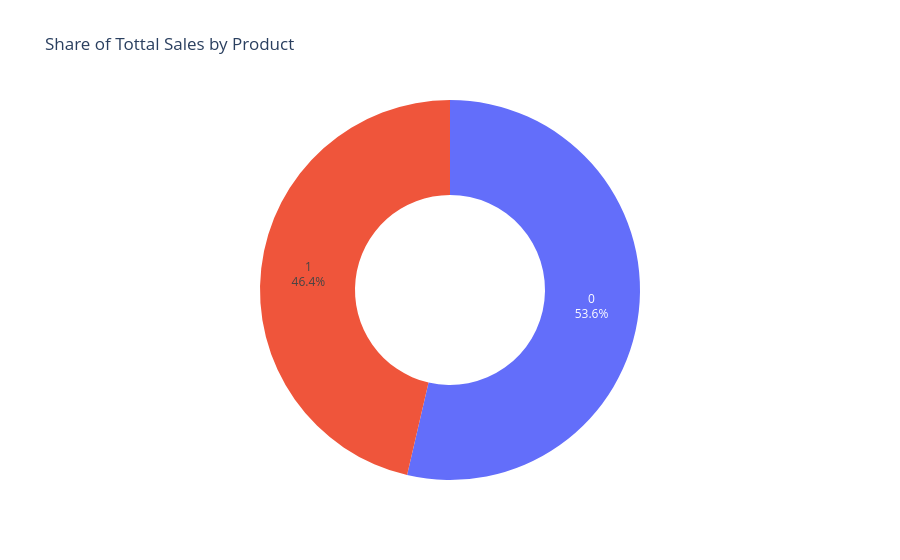

Notebook code for this chart:
### Code cell
fig = px.pie(
    product_sales,
    values ="sales",
    hole=0.5,
    title="Share of Tottal Sales by Product"
)

fig.update_traces(textinfo="label+percent")

fig.show()

### Figure 1 — Plotly figure (JSON) as saved in the notebook; plotly's stock layout.template omitted (floating-point values rounded to 4 significant figures)
{"data": [{"domain": {"x": [0, 1], "y": [0, 1]}, "hole": 0.5, "hovertemplate": "sales=%{value}<extra></extra>", "legendgroup": "", "name": "", "showlegend": false, "textinfo": "label+percent", "type": "pie", "values": [2699, 2334]}], "layout": {"legend": {"tracegroupgap": 0}, "title": {"text": "Share of Tottal Sales by Product"}}}
